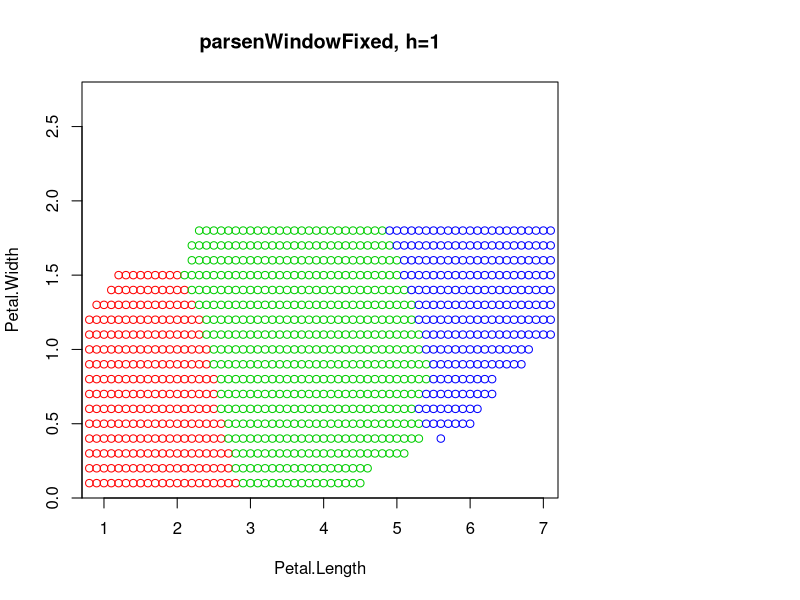

Here is the R script that generated this plot: (Note: a time limit stopped this script after it produced the figure.)
euclideanDistance <- function(u, v){     
  sqrt(sum((u - v)^2)) 
}
colors <- c("setosa" = "red", "versicolor" = "green3", "virginica" = "blue") 
sortObjectsByDist <- function(xl, z, metricFunction = euclideanDistance) {
  l <- dim(xl)[1]     
  n <- dim(xl)[2] - 1               
  distances <- matrix(NA, l, 2)          
  for (i in 1:l){         
    distances[i, ] <- c(i, metricFunction(xl[i, 1:n], z))     
  }               
  orderedXl <- xl[order(distances[, 2]), ]          
  return (orderedXl); 
}
w <- function(i,k,q){
  if(k>0) {
    (k+1-i)/k
  }
  else if(q>0&q<1){
    q^i
  } 
}

kernel <- function(par){
  ifelse(abs(par)>1, 0, 3/4*(1-par^2))
}
parcenWindowFixed <- function(xl,z,h){
  l <- dim(xl)[1]
  n <- dim(xl)[2] - 1          
  list <- unique(xl[,n+1])
  counts = 0
  for(i in 1:length(list)){
    counts[i] = 0
  }
  for (i in 1:l)
  {
    counts[which(xl[i,n+1]==list)] =
      counts[which(xl[i,n+1]==list)] + kernel(euclideanDistance(z,xl[i,1:n])/h)
  }
  print(counts)
  if(counts[1] == 0 && counts[2] == 0 && counts[3] == 0) return (" ")
  else return (list[which.max(counts)]) 
  
}
parcenWindowFloat <- function(xl,z,k){
  orderedXl <- sortObjectsByDist(xl, z)
  l <- dim(xl)[1]
  n <- dim(xl)[2] - 1          
  list <- unique(xl[,n+1])
  h <- euclideanDistance(z,orderedXl[k+1,1:n])
  counts = 0
  for(i in 1:length(list)){
    counts[i] = 0
  }
  for (i in 1:l)
  {
    counts[which(xl[i,n+1]==list)] =
      counts[which(xl[i,n+1]==list)] + kernel(euclideanDistance(z,xl[i,1:n])/h)
  }
  print(counts)
  return (list[which.max(counts)]) 
  
}

xl <- iris[, 3:5] 
margin <- 0.3
xright <- max(xl[, 1]) + margin
xleft <-max(min(xl[, 1]) - margin,0)
ytop <- max(xl[, 2]) + margin
ybot <- max(min(xl[, 2]) - margin,0)
par(xpd=FALSE,oma=c(0,0,0,10))

plot(main="parsenWindowFixed, h=1", x=1, type="n", xlab=colnames(xl)[1], ylab=colnames(xl)[2],
     xlim=c(xleft, xright), ylim=c(ybot, ytop), xaxs="i", yaxs="i")

for(i in seq(from=ybot+0.1, to=ytop-0.1, by=0.1)) {
  for(j in seq(from=xleft+0.1, to=xright-0.1, by=0.1)) {
    class <- parcenWindowFixed(xl, c(j,i), 1)
    print(class)
    if(class!=0) points(j, i, pch =1, col =colors[class]) # cex=6, lwd=4, asp=1
  }
}

points(iris[, c(a,b)], pch =21, bg = colors[iris$Species], col ="black", asp=1)
